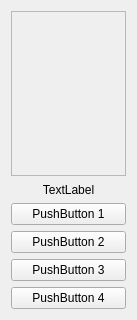
<?xml version="1.0" encoding="UTF-8"?>
<ui version="4.0">
 <class>uiFieldlineViewSensor</class>
 <widget class="QWidget" name="uiFieldlineViewSensor">
  <property name="geometry">
   <rect>
    <x>0</x>
    <y>0</y>
    <width>137</width>
    <height>320</height>
   </rect>
  </property>
  <property name="maximumSize">
   <size>
    <width>140</width>
    <height>320</height>
   </size>
  </property>
  <property name="windowTitle">
   <string>Form</string>
  </property>
  <layout class="QVBoxLayout" name="verticalLayout_2">
   <item>
    <layout class="QVBoxLayout" name="verticalLayout">
     <item>
      <widget class="QFrame" name="frame">
       <property name="frameShape">
        <enum>QFrame::StyledPanel</enum>
       </property>
       <property name="frameShadow">
        <enum>QFrame::Raised</enum>
       </property>
      </widget>
     </item>
     <item>
      <widget class="QLabel" name="label">
       <property name="maximumSize">
        <size>
         <width>16777215</width>
         <height>15</height>
        </size>
       </property>
       <property name="text">
        <string>TextLabel</string>
       </property>
       <property name="alignment">
        <set>Qt::AlignCenter</set>
       </property>
      </widget>
     </item>
     <item>
      <widget class="QPushButton" name="pushButton_2">
       <property name="text">
        <string>PushButton 1</string>
       </property>
      </widget>
     </item>
     <item>
      <widget class="QPushButton" name="pushButton_1">
       <property name="text">
        <string>PushButton 2</string>
       </property>
      </widget>
     </item>
     <item>
      <widget class="QPushButton" name="pushButton_3">
       <property name="text">
        <string>PushButton 3</string>
       </property>
      </widget>
     </item>
     <item>
      <widget class="QPushButton" name="pushButton_4">
       <property name="text">
        <string>PushButton 4</string>
       </property>
      </widget>
     </item>
    </layout>
   </item>
  </layout>
 </widget>
 <resources/>
 <connections/>
</ui>
